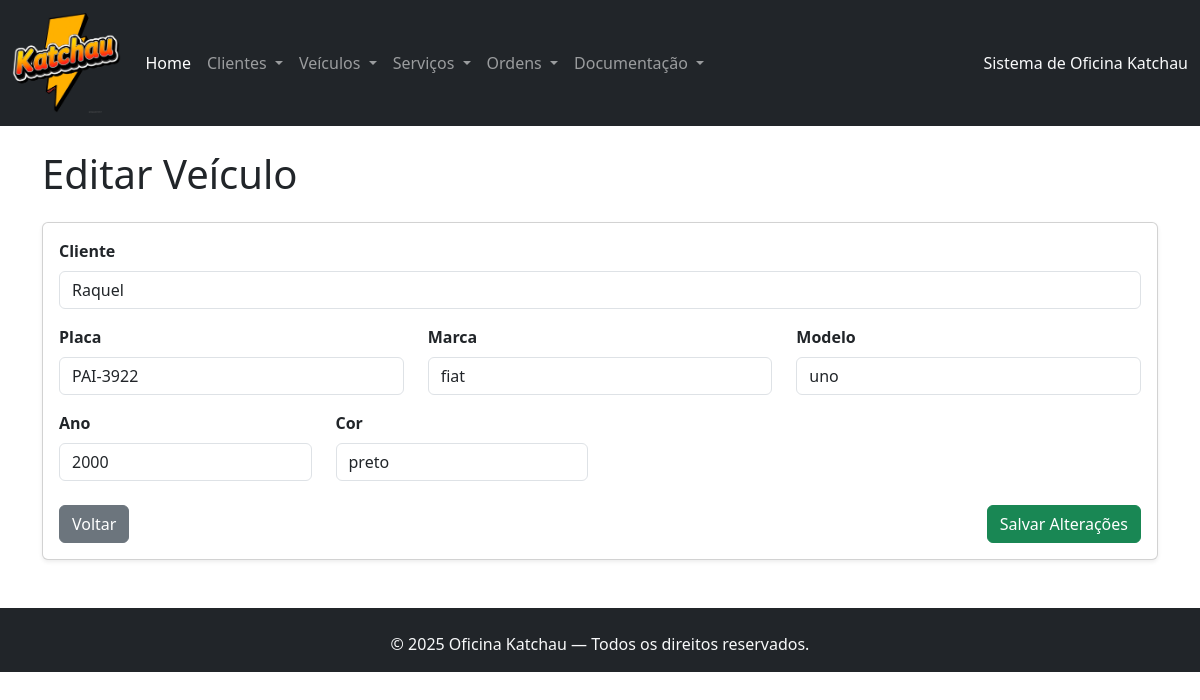
Page /oficina_katchau/index.php?page=editar_veiculo&id_veiculo=1 on the committed database.
### tables this page shows
CREATE TABLE `veiculo` (
  `id_veiculo` int(11) NOT NULL,
  `id_cliente` int(11) NOT NULL,
  `placa` varchar(10) NOT NULL,
  `marca` varchar(50) NOT NULL,
  `modelo` varchar(100) NOT NULL,
  `ano` int(11) DEFAULT NULL,
  `cor` varchar(30) DEFAULT NULL
);

### oficina_katchau/veiculo/editar_veiculo.php (the view, shortened to what this page needs)
<?php
$id_veiculo = (int)($_GET['id_veiculo'] ?? 0);
$sql = "SELECT * FROM veiculo WHERE id_veiculo={$id_veiculo}";
$res = $conn->query($sql);
$vei = $res->fetch_object();
$sqlCli = "SELECT id_cliente, nome_cliente FROM cliente ORDER BY nome_cliente";
$resCli = $conn->query($sqlCli);
?>
<h1 class="mb-4">Editar Veículo</h1>
<div class="card shadow-sm">
    <div class="card-body">
        <form action="?page=salvar_veiculo" method="POST">
            <div class="mb-3">
                <label class="form-label fw-bold">Cliente</label>
                <select name="id_cliente" class="form-control" required>
                    <?php while($c = $resCli->fetch_object()):
                        $sel = ($c->id_cliente == $vei->id_cliente) ? 'selected' : '';
                    ?>
                        <option value="<?=$c->id_cliente?>" <?=$sel?>><?=htmlspecialchars($c->nome_cliente)?></option>
                    <?php endwhile; ?>
                </select>
            </div>
            <div class="row mb-3">
                <div class="col-md-4">
                    <label class="form-label fw-bold">Placa</label>
                    <input type="text" name="placa" class="form-control" value="<?=htmlspecialchars($vei->placa)?>" required>
                </div>
                <div class="col-md-4">
                    <label class="form-label fw-bold">Marca</label>
                    <input type="text" name="marca" class="form-control" value="<?=htmlspecialchars($vei->marca)?>" required>
                </div>
                <div class="col-md-4">
                    <label class="form-label fw-bold">Modelo</label>
                    <input type="text" name="modelo" class="form-control" value="<?=htmlspecialchars($vei->modelo)?>">
                </div>
            </div>
            <div class="row mb-4">
                <div class="col-md-3">
                    <label class="form-label fw-bold">Ano</label>
                    <input type="number" name="ano" class="form-control" value="<?=htmlspecialchars($vei->ano)?>">
                </div>
                <div class="col-md-3">
                    <label class="form-label fw-bold">Cor</label>
                    <input type="text" name="cor" class="form-control" value="<?=htmlspecialchars($vei->cor)?>">
                </div>
            </div>
            <div class="d-flex justify-content-between">
                <a href="?page=listar_veiculo" class="btn btn-secondary">Voltar</a>
                <button type="submit" class="btn btn-success">Salvar Alterações</button>
            </div>
        </form>
    </div>
</div>

### rows in the picture
veiculo: placa "PAI-3922", marca "fiat", modelo "uno", ano "2000", cor "preto"

### other values in the picture
form field id_cliente "Raquel"
